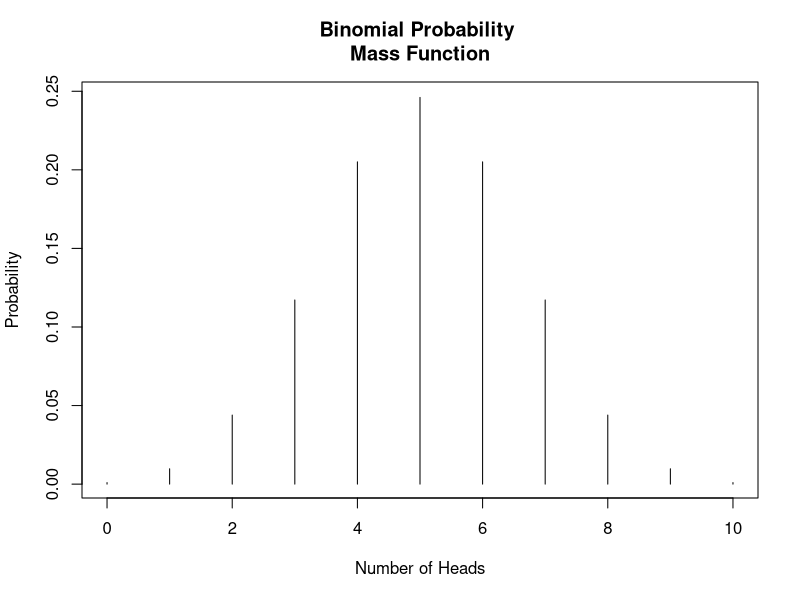
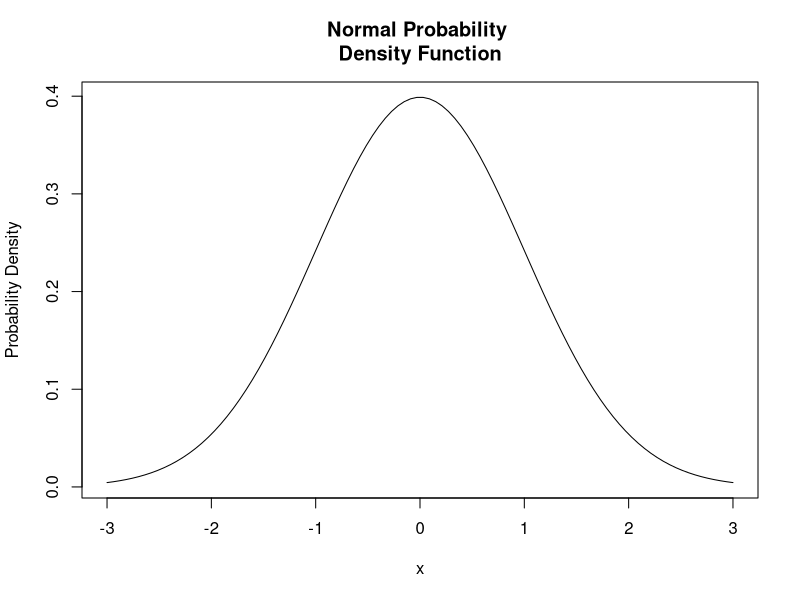
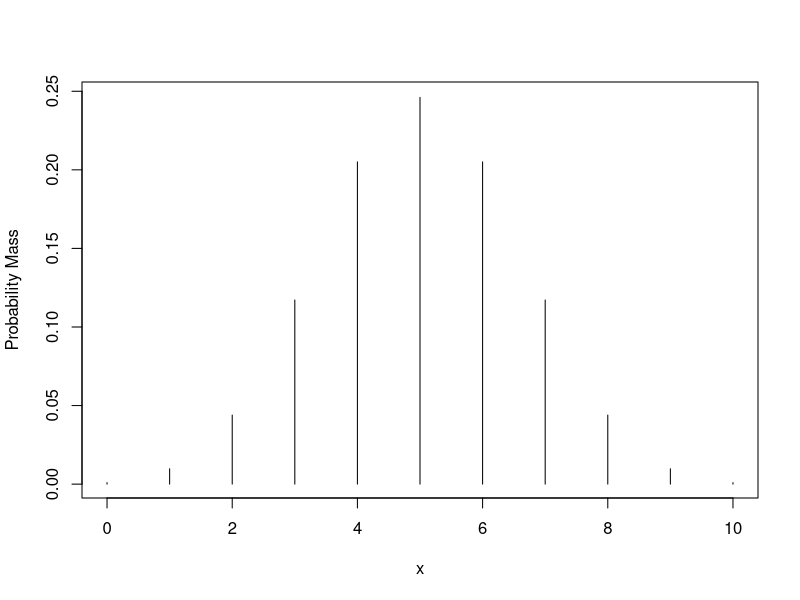
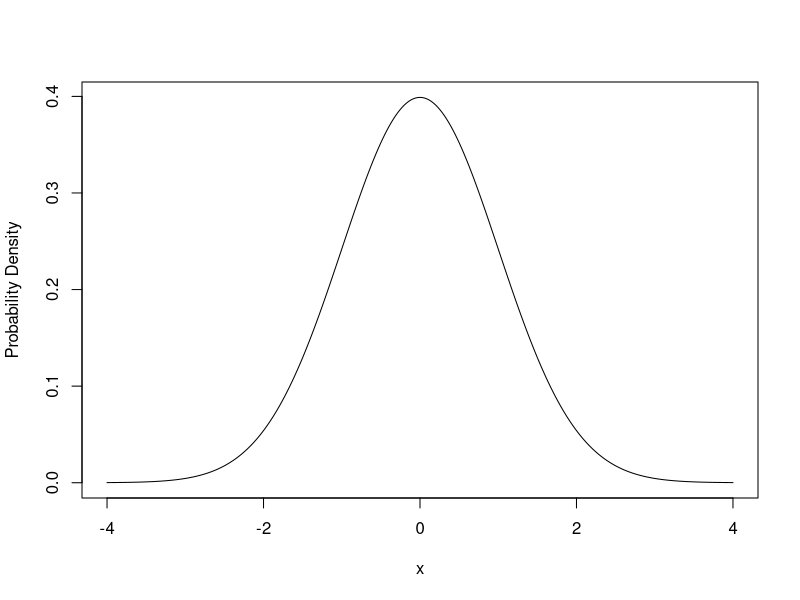
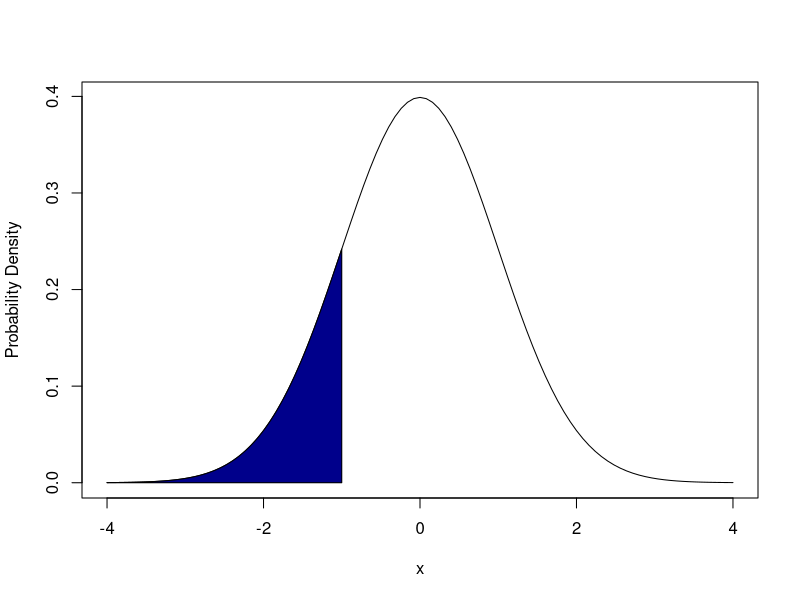
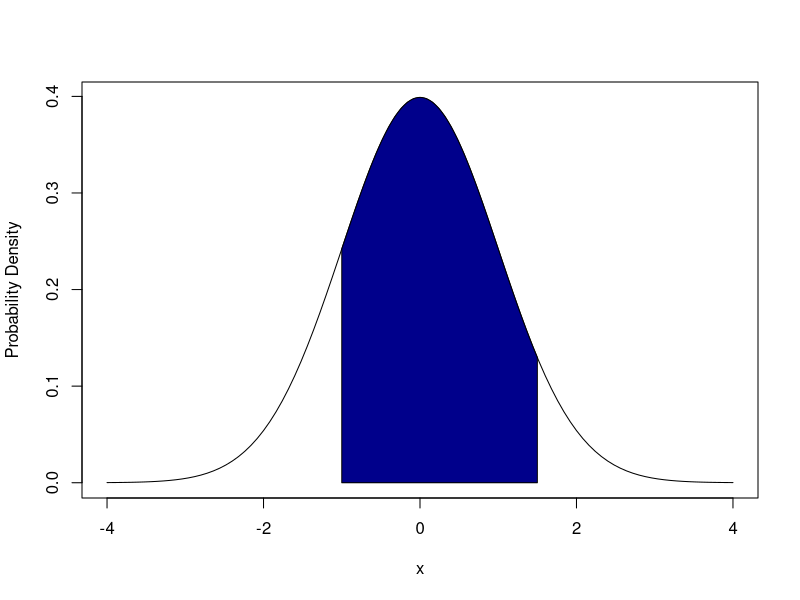
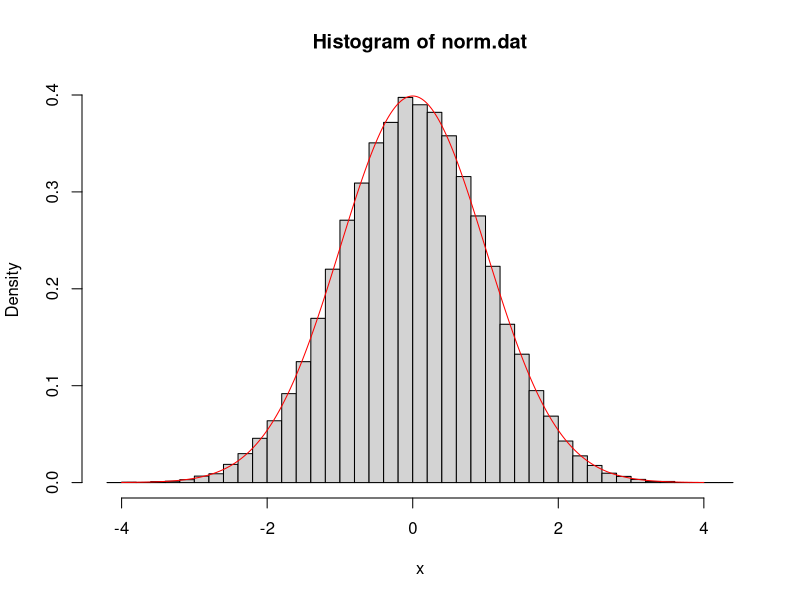
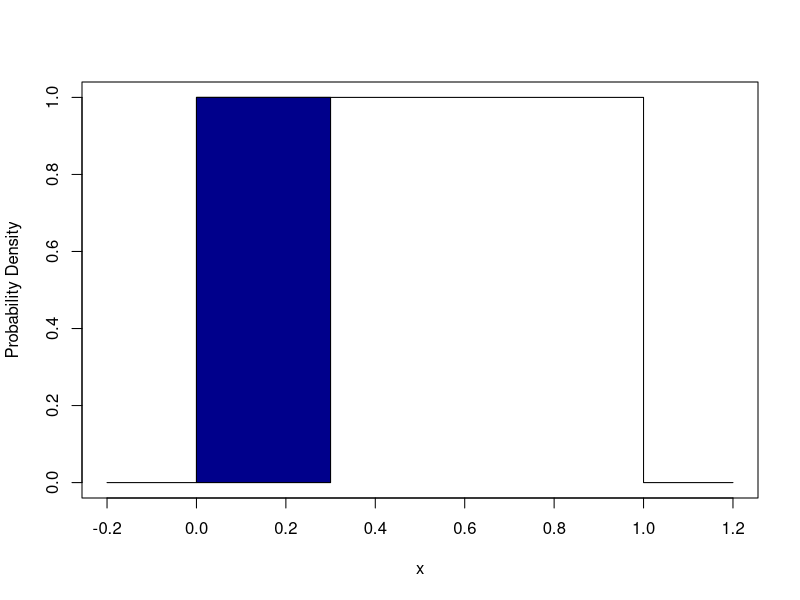

Reproduce these figures in R, in order.
## ---- chunk 1
plot(
  x = 0:10,
  y = dbinom(0:10, 10, prob = 0.5),
  type = "h",
  main = "Binomial Probability \nMass Function",
  xlab = "Number of Heads",
  ylab = "Probability"
)
## ---- chunk 2
plot(
  x = seq(-3, 3, length = 100),
  y = dnorm(seq(-3, 3, length = 100), mean = 0, sd = 1),
  type = "l",
  main = "Normal Probability \nDensity Function",
  xlab = "x",
  ylab = "Probability Density"
)
## ---- chunk 3
dbinom(4, 10, 0.5)
## ---- chunk 4
dbinom(0:10, 10, 0.5)
plot(0:10, dbinom(0:10, 10, 0.5), type = "h", xlab = "x", ylab = "Probability Mass")
## ---- chunk 5
x <- seq(-4, 4, 0.01)
plot(x, dnorm(x, 0, 1), type = "l", xlab = "x", ylab = "Probability Density")
## ---- chunk 6
pnorm(-1, 0, 1)
## ---- chunk 7
lower.x <- -4
upper.x <- -1
step <- (upper.x - lower.x) / 100
sigma <- 1
mu <- 0
bounds <- c(mu-4*sigma, mu+4*sigma)
cord.x <- c(lower.x,seq(lower.x,upper.x,step),upper.x)
cord.y <- c(0,dnorm(seq(lower.x,upper.x,step),mu,sigma),0)
curve(dnorm(x,0,1),xlim=bounds, xlab = "x", ylab = "Probability Density") 
polygon(cord.x,cord.y,col='darkblue')
## ---- chunk 8
pnorm(1.5, 0, 1) - pnorm(-1, 0, 1)
## ---- chunk 9
lower.x <- -1
upper.x <- 1.5
step <- (upper.x - lower.x) / 100
sigma <- 1
mu <- 0
bounds <- c(mu-4*sigma, mu+4*sigma)
cord.x <- c(lower.x,seq(lower.x,upper.x,step),upper.x)
cord.y <- c(0,dnorm(seq(lower.x,upper.x,step),mu,sigma),0)
curve(dnorm(x,0,1),xlim=bounds, xlab = "x", ylab = "Probability Density") 
polygon(cord.x,cord.y,col='darkblue')
## ---- chunk 10
norm.dat <- rnorm(5, 0, 1)
print(norm.dat)
## ---- chunk 11
norm.dat <- rnorm(50000, 0, 1)
hist(norm.dat, prob = TRUE, breaks = 50, xlab = "x")
x <- seq(-4, 4, 0.01)
lines(x, dnorm(x, 0, 1), col = "red")
## ---- chunk 12
rbinom(
  1,  # number of observation
  1,  # number of binomial trials
  1/3 # binomial probability of success
)
## ---- chunk 13
rbinom(15, 1, 1/3)
## ---- chunk 14
rand <- runif(
  1,  # number of observation
  0,  # minimum
  1   # maximum
)
if (rand < 1/3) {
    print("Heads")
} else {
    print("Tails")
}
print(rand) # confirm by printing rand
## ---- chunk 15
lower.x <- 0
upper.x <- 0.3
step <- (upper.x - lower.x) / 15
bounds <- c(0, 1)
cord.x <- c(lower.x,seq(lower.x,upper.x,step),upper.x)
cord.y <- c(0, rep(1, length(seq(lower.x, upper.x, step))), 0)
curve(dunif(x, 0, 1), xlim = c(-0.2, 1.2), n = 100000, xlab = "x", ylab = "Probability Density")
polygon(cord.x,cord.y,col='darkblue')
## ---- chunk 16
rand <- runif(1, 0, 1)
if (rand < 3/10) {
    print("Heads") 
} else if (rand < 9/10) {
    print("Tails")
} else {
    print("Edge")
}
print(rand) # confirm by printing rand
## ---- chunk 17
lower.x <- 0
upper.x <- 0.3
step <- (upper.x - lower.x) / 15
bounds <- c(0, 1)
cord.x <- c(lower.x,seq(lower.x,upper.x,step),upper.x)
cord.y <- c(0, rep(1, length(seq(lower.x, upper.x, step))), 0)
curve(dunif(x, 0, 1), xlim = c(-0.2, 1.2), n = 100000, xlab = "x", ylab = "Probability Density")
polygon(cord.x,cord.y,col='darkblue')
lower.x <- 0.3
upper.x <- 0.9
step <- (upper.x - lower.x) / 15
bounds <- c(0, 1)
cord.x <- c(lower.x,seq(lower.x,upper.x,step),upper.x)
cord.y <- c(0, rep(1, length(seq(lower.x, upper.x, step))), 0)
polygon(cord.x,cord.y,col='red')
## ---- chunk 18
nAlive <- 100                       # current number of live animals
max.time <- 200                     # keep going for up to 200 steps
nAliveStore <- numeric(max.time+1)  # vector to store how many were alive at each step
nAliveStore[1] <- nAliveStore       # store how many were alive at the start
for (iTim in 1:max.time) {          # loop over all time steps
    pr <- runif(nAlive, 0, 1)       # get probability of dying for all currently live animals
    died <- which(pr < 0.05)        # find out which animals have died
    nDead <- length(died)           # count up how many animals have died
    nAlive <- nAlive - nDead        # update the number of currently living animals
    nAliveStore[iTim + 1] <- nAlive # store the number of living animals
    if (nAlive <= 0) {break}        # stop process when all animals are dead
}

plot(nAliveStore, type = "l", xlab = "Time", ylab = "Number alive")
